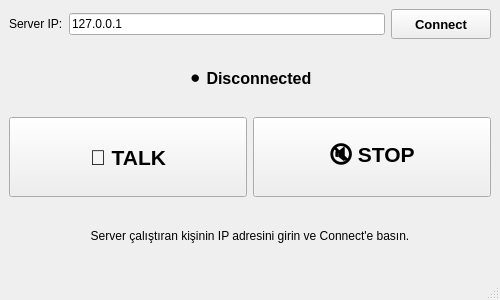
<?xml version="1.0" encoding="UTF-8"?>
<ui version="4.0">
 <class>MainWindow</class>
 <widget class="QMainWindow" name="MainWindow">
  <property name="geometry">
   <rect>
    <x>0</x>
    <y>0</y>
    <width>500</width>
    <height>300</height>
   </rect>
  </property>
  <property name="windowTitle">
   <string>Voice Chat</string>
  </property>
  <widget class="QWidget" name="centralwidget">
   <layout class="QVBoxLayout" name="verticalLayout">
    <item>
     <layout class="QHBoxLayout" name="serverLayout">
      <item>
       <widget class="QLabel" name="serverLabel">
        <property name="text">
         <string>Server IP:</string>
        </property>
       </widget>
      </item>
      <item>
       <widget class="QLineEdit" name="serverIpEdit">
        <property name="placeholderText">
         <string>örn: 192.168.1.100</string>
        </property>
        <property name="text">
         <string>127.0.0.1</string>
        </property>
       </widget>
      </item>
      <item>
       <widget class="QPushButton" name="onlineButton">
        <property name="minimumSize">
         <size>
          <width>100</width>
          <height>30</height>
         </size>
        </property>
        <property name="font">
         <font>
          <pointsize>10</pointsize>
          <bold>true</bold>
         </font>
        </property>
        <property name="text">
         <string>Connect</string>
        </property>
       </widget>
      </item>
     </layout>
    </item>
    <item>
     <widget class="QLabel" name="statusLabel">
      <property name="font">
       <font>
        <pointsize>12</pointsize>
        <bold>true</bold>
       </font>
      </property>
      <property name="text">
       <string>⚫ Disconnected</string>
      </property>
      <property name="alignment">
       <set>Qt::AlignCenter</set>
      </property>
     </widget>
    </item>
    <item>
     <layout class="QHBoxLayout" name="buttonLayout">
      <item>
       <widget class="QPushButton" name="recordButton">
        <property name="minimumSize">
         <size>
          <width>150</width>
          <height>80</height>
         </size>
        </property>
        <property name="font">
         <font>
          <pointsize>16</pointsize>
          <bold>true</bold>
         </font>
        </property>
        <property name="text">
         <string>🎤 TALK</string>
        </property>
       </widget>
      </item>
      <item>
       <widget class="QPushButton" name="stopButton">
        <property name="minimumSize">
         <size>
          <width>150</width>
          <height>80</height>
         </size>
        </property>
        <property name="font">
         <font>
          <pointsize>16</pointsize>
          <bold>true</bold>
         </font>
        </property>
        <property name="text">
         <string>🔇 STOP</string>
        </property>
       </widget>
      </item>
     </layout>
    </item>
    <item>
     <widget class="QLabel" name="infoLabel">
      <property name="text">
       <string>Server çalıştıran kişinin IP adresini girin ve Connect'e basın.</string>
      </property>
      <property name="alignment">
       <set>Qt::AlignCenter</set>
      </property>
      <property name="wordWrap">
       <bool>true</bool>
      </property>
     </widget>
    </item>
   </layout>
  </widget>
  <widget class="QMenuBar" name="menubar">
   <property name="geometry">
    <rect>
     <x>0</x>
     <y>0</y>
     <width>500</width>
     <height>22</height>
    </rect>
   </property>
  </widget>
  <widget class="QStatusBar" name="statusbar"/>
 </widget>
 <resources/>
 <connections/>
</ui>
